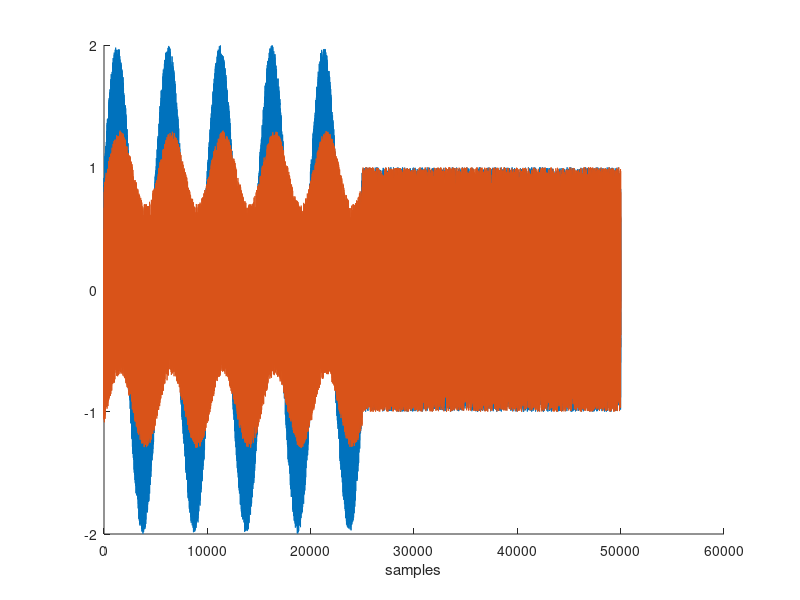
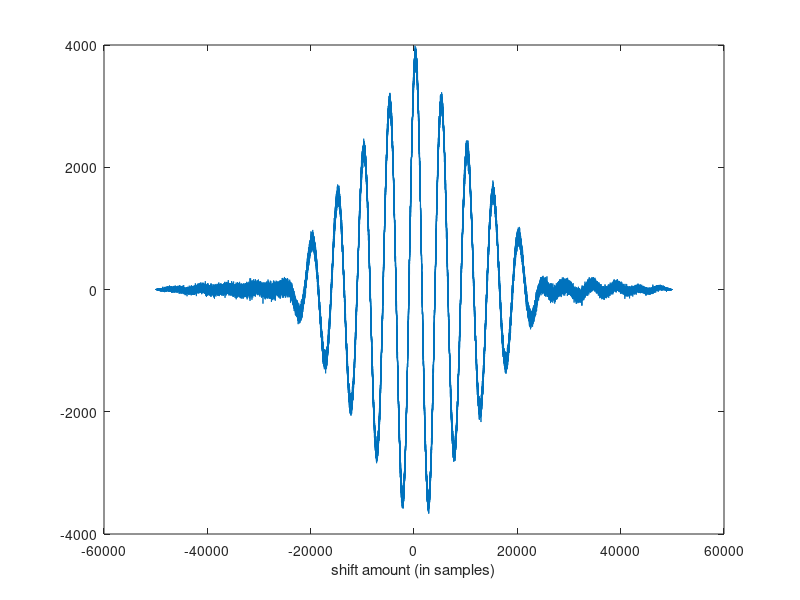

Write MATLAB code to recreate these figures, in order.
%Answer the questions with proposal and code
%1: Is it possible to use more cycles to make the cross correlation curve smoother,
%and reduce the ambiguity in peak location? 
%2: 



% ADC speed
Fs=50e6;
Ts=1/Fs;

% sine freq
fo=10e3;
To=1/fo;

% number of cycles
Nc=5;

% time values
tv=[0:Ts:Nc*To];

% Measurement noise max
AN=1.0;

% RX signal ampl.
AR=0.3;

% Generate the first signal
x_Tx=sin(2*pi*fo*tv);

% add some extra zeros
x_Tx=[x_Tx zeros(1,length(x_Tx))];

% add some noise
n1=(AN)*(2*rand(1,length(x_Tx))-1);
x_Tx=x_Tx+n1;

% Plot
figure(1); clf; hold on;
plot(x_Tx);
xlabel('samples');

% phase shift (degrees)
diff_phase=20.3;
ph = diff_phase * pi/180; % deg to radians

% Generate the second signal
x_Rx=(AR)*sin(2*pi*fo*tv-ph);

% add some extra zeros
x_Rx=[x_Rx zeros(1,length(x_Rx))];

% add some noise
n2=(AN)*(2*rand(1,length(x_Rx))-1);
x_Rx=x_Rx+n2;
plot(x_Rx);
xlabel('samples');

% cross correlation
[cor,lags]=xcorr(x_Rx, x_Tx);

% Plot
figure(2); clf;
plot(lags,cor);
xlabel('shift amount (in samples)');

% find peak location and corresponding lag
[mx,ix]=max(cor);
est_sampleDiff = lags(ix)
est_phase = est_sampleDiff * 360 / (Fs/fo)


